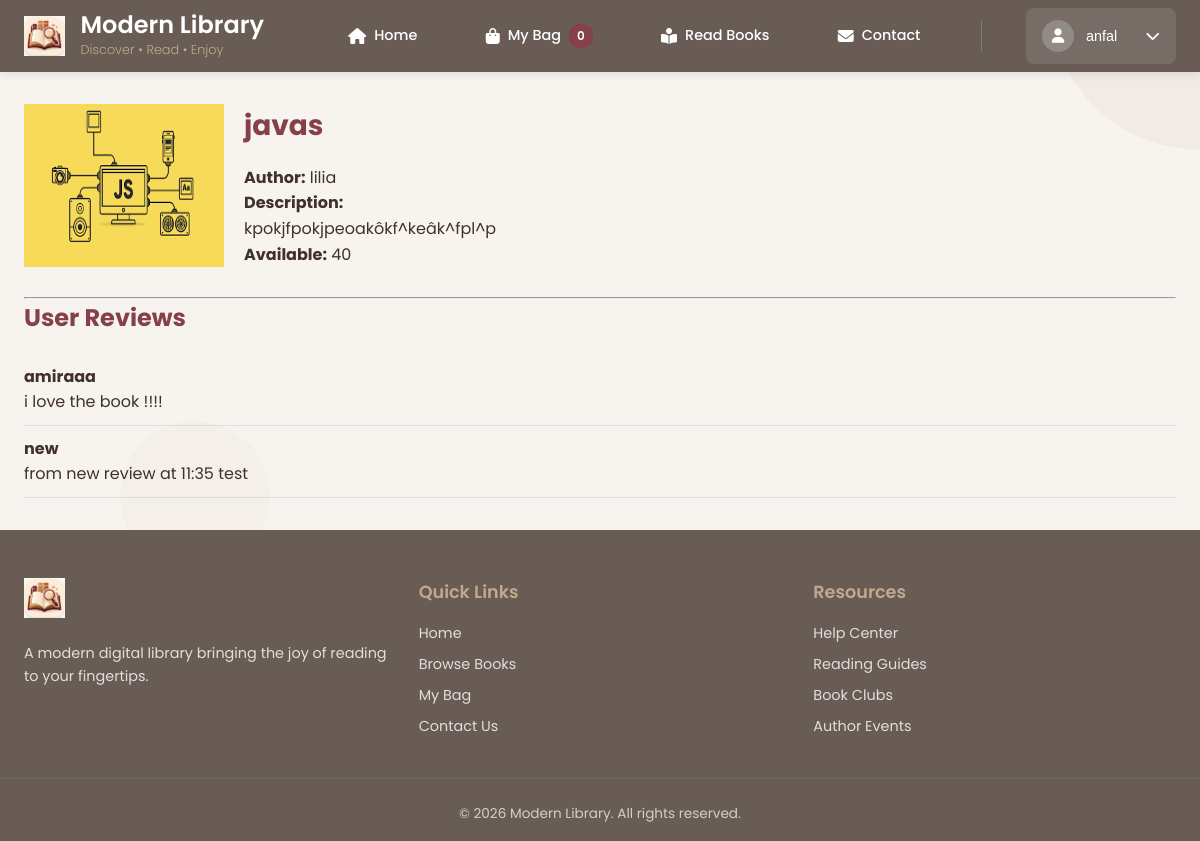
Page /user/book/6/ (signed in) on the earlier database version.
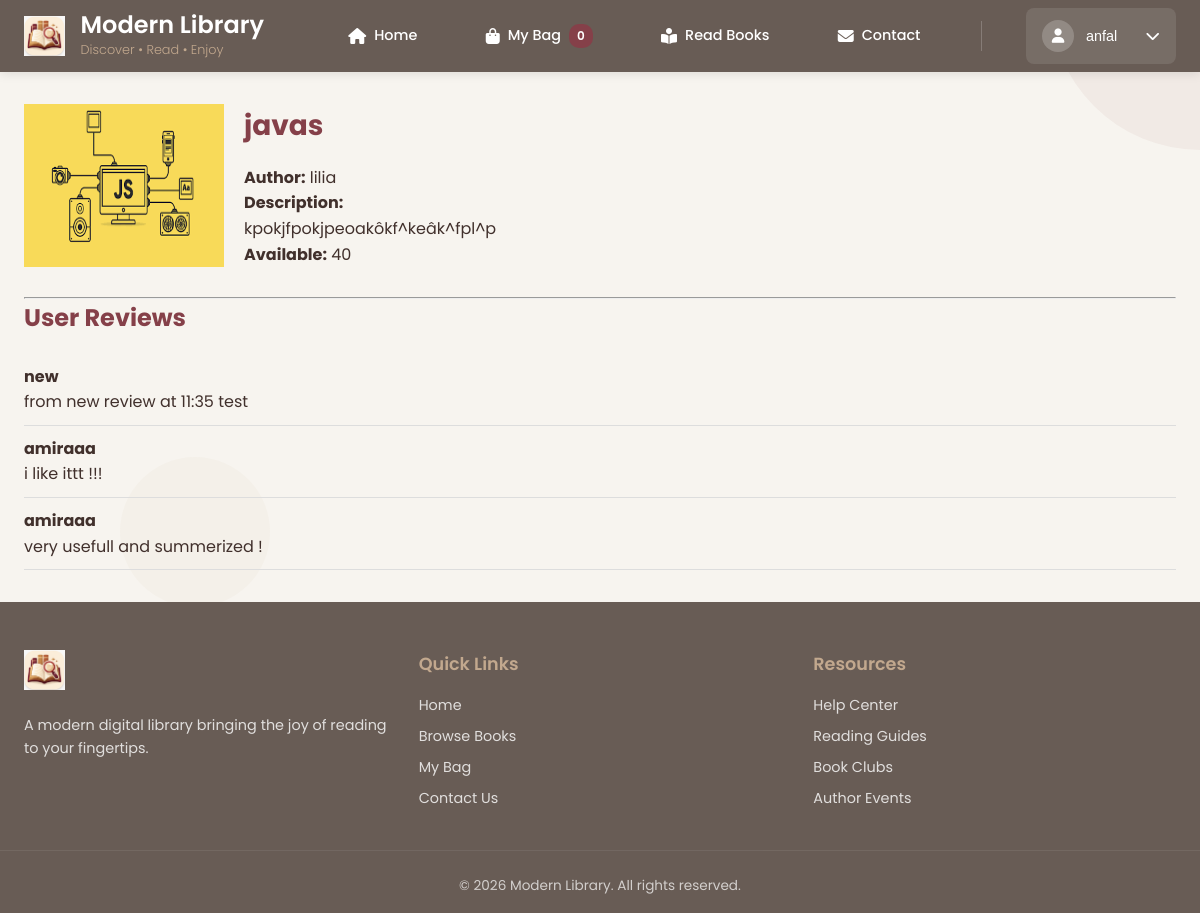
Same page on the later database version.
### library_app/models.py (models this page shows, shortened)
class Review(models.Model):
    user = models.ForeignKey(User, on_delete=models.CASCADE)
    book = models.ForeignKey(Book, on_delete=models.CASCADE, null=True, blank=True)
    rating = models.PositiveSmallIntegerField(default = 5)  # 1 to 5
    comment = models.TextField(blank=True, null=True)
    date = models.DateTimeField(auto_now_add=True)

### library_app/views.py (the view)
# urls.py: path('user/book/<int:book_id>/',views.user_book_detail_view,name='user_book_detail'),
def user_book_detail_view(request, book_id):
    factory = APIRequestFactory()
    api_request = factory.get(f'/api/books/{book_id}/')
    api_request.user = request.user
    response = user_book_details(api_request, book_id)
    data = response.data
    return render(
        request,
        'library_app/user_book_detail.html',
        {
            'book': data['book'],
            'reviews': data['reviews']
        }
    )

### library_app/api/user.py (called while the page is built)
@api_view(['GET'])
@permission_classes([IsAuthenticated])
def user_book_details(request, book_id):
    book = Book.objects.get(id=book_id)
    reviews = Review.objects.filter(book=book).select_related('user')
    reviews_data = [
        {
            "username": review.user.username,
            "comment": review.comment
        }
        for review in reviews
    ]
    return Response({
        "book": {
            "id": book.id,
            "title": book.title,
            "author": book.author,
            "description": book.description,
            "quantity": book.quantity,
            "image": book.image.url if book.image else None,
        },
        "reviews": reviews_data
    })

### library_app/templates/library_app/user_book_detail.html (shortened to what this page needs)
{% extends 'library_app/base_user.html' %}
{% block content %}
<div class="book-detail-page">
    <div class="book-info">
        {% if book.image %}
            <img src="{{ book.image }}" class="detail-cover">
        {% else %}
            <img src="/static/images/default-book.png" class="detail-cover">
        {% endif %}
        <div class="book-meta">
            <h2>{{ book.title }}</h2>
            <p><strong>Author:</strong> {{ book.author }}</p>
            <p><strong>Description:</strong></p>
            <p>{{ book.description|default:"No description available." }}</p>
            <p><strong>Available:</strong> {{ book.quantity }}</p>
        </div>
    </div>
    <hr>
    <div class="reviews-section">
        <h3>User Reviews</h3>
        {% if reviews %}
            {% for review in reviews %}
                <div class="review">
                    <strong>{{ review.username }}</strong>
                    <p>{{ review.comment }}</p>
                </div>
            {% endfor %}
        {% else %}
            <p>No reviews yet.</p>
        {% endif %}
    </div>
</div>
{% endblock %}

Differences in the rows shown:
removed Review: comment "i love the book !!!!"
added Review: comment "i like ittt !!!"
added Review: comment "very usefull and summerized !"
Other differences:
new list line: "amiraaa"
list line gone: "amiraaa"
